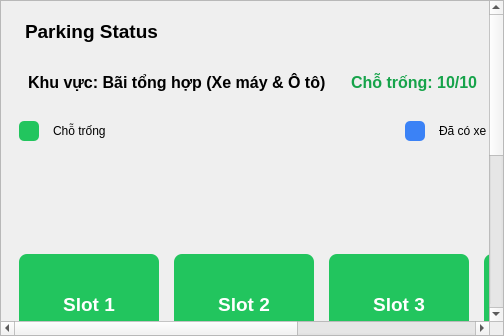
<?xml version="1.0" encoding="UTF-8"?>
<ui version="4.0">
 <class>ParkingMapPage</class>
 <widget class="QScrollArea" name="scrollParkingMap">
   <property name="widgetResizable"><bool>true</bool></property>
   <widget class="QWidget" name="ParkingMapPage">
  <property name="geometry">
   <rect>
    <x>0</x>
    <y>0</y>
    <width>800</width>
    <height>700</height>
   </rect>
  </property>
  <layout class="QVBoxLayout" name="verticalLayout">
   <item>
    <widget class="QLabel" name="lblTitle">
     <property name="text">
      <string>Parking Status</string>
     </property>
     <property name="styleSheet">
      <string>font-weight:600; font-size:14pt; padding: 10px;</string>
     </property>
    </widget>
   </item>

   <!-- Zone info -->
   <item>
    <widget class="QWidget" name="zoneInfo">
     <layout class="QHBoxLayout" name="horizontalZoneInfo">
      <item>
       <widget class="QLabel" name="lblZoneTitle">
        <property name="text">
         <string>Khu vực: Bãi tổng hợp (Xe máy &amp; Ô tô)</string>
        </property>
        <property name="styleSheet">
         <string>font-size:12pt; font-weight:500; padding: 5px;</string>
        </property>
       </widget>
      </item>
      <item>
       <widget class="QLabel" name="lblAvailableCount">
        <property name="text">
         <string>Chỗ trống: 10/10</string>
        </property>
        <property name="styleSheet">
         <string>font-size:12pt; color:#16a34a; font-weight:600; padding: 5px;</string>
        </property>
       </widget>
      </item>
      <item>
       <widget class="QPushButton" name="btnTestColor">
        <property name="text">
         <string>🧪 Test màu</string>
        </property>
        <property name="styleSheet">
         <string>padding: 5px 15px; background-color: #f97316; color: white; border-radius: 5px; font-weight:600;</string>
        </property>
       </widget>
      </item>
      <item>
       <spacer name="horizontalSpacer">
        <property name="orientation">
         <enum>Qt::Horizontal</enum>
        </property>
        <property name="sizeHint" stdset="0">
         <size>
          <width>40</width>
          <height>20</height>
         </size>
        </property>
       </spacer>
      </item>
     </layout>
    </widget>
   </item>

   <!-- Legend -->
   <item>
    <widget class="QWidget" name="legendWidget">
     <layout class="QHBoxLayout" name="horizontalLegend">
      <item>
       <widget class="QFrame" name="legendAvailable">
        <property name="styleSheet">
         <string>QFrame { background-color: #22c55e; border-radius: 5px; }</string>
        </property>
        <property name="minimumSize">
         <size>
          <width>20</width>
          <height>20</height>
         </size>
        </property>
        <property name="maximumSize">
         <size>
          <width>20</width>
          <height>20</height>
         </size>
        </property>
       </widget>
      </item>
      <item>
       <widget class="QLabel" name="lblLegendAvailable">
        <property name="text">
         <string>Chỗ trống</string>
        </property>
        <property name="styleSheet">
         <string>padding-left: 5px;</string>
        </property>
       </widget>
      </item>
      <item>
       <spacer name="horizontalSpacer_2">
        <property name="orientation">
         <enum>Qt::Horizontal</enum>
        </property>
        <property name="sizeHint" stdset="0">
         <size>
          <width>20</width>
          <height>20</height>
         </size>
        </property>
       </spacer>
      </item>
      <item>
       <widget class="QFrame" name="legendOccupied">
        <property name="styleSheet">
         <string>QFrame { background-color: #3b82f6; border-radius: 5px; }</string>
        </property>
        <property name="minimumSize">
         <size>
          <width>20</width>
          <height>20</height>
         </size>
        </property>
        <property name="maximumSize">
         <size>
          <width>20</width>
          <height>20</height>
         </size>
        </property>
       </widget>
      </item>
      <item>
       <widget class="QLabel" name="lblLegendOccupied">
        <property name="text">
         <string>Đã có xe</string>
        </property>
        <property name="styleSheet">
         <string>padding-left: 5px;</string>
        </property>
       </widget>
      </item>
      <item>
       <spacer name="horizontalSpacer_3">
        <property name="orientation">
         <enum>Qt::Horizontal</enum>
        </property>
        <property name="sizeHint" stdset="0">
         <size>
          <width>40</width>
          <height>20</height>
         </size>
        </property>
       </spacer>
      </item>
     </layout>
    </widget>
   </item>

   <!-- Parking slots container -->
   <item>
    <widget class="QWidget" name="parkingSlotsContainer">
     <property name="minimumSize">
      <size>
       <width>0</width>
       <height>500</height>
      </size>
     </property>
     <layout class="QGridLayout" name="gridParkingSlots">
      <property name="spacing">
       <number>15</number>
      </property>
      
      <!-- Row 1 -->
      <item row="0" column="0">
       <widget class="QPushButton" name="slot_1">
        <property name="text"><string>Slot 1</string></property>
        <property name="minimumSize"><size><width>140</width><height>100</height></size></property>
        <property name="styleSheet">
         <string>QPushButton { background-color: #22c55e; color: white; font-size: 14pt; font-weight: 600; border-radius: 8px; }</string>
        </property>
       </widget>
      </item>
      <item row="0" column="1">
       <widget class="QPushButton" name="slot_2">
        <property name="text"><string>Slot 2</string></property>
        <property name="minimumSize"><size><width>140</width><height>100</height></size></property>
        <property name="styleSheet">
         <string>QPushButton { background-color: #22c55e; color: white; font-size: 14pt; font-weight: 600; border-radius: 8px; }</string>
        </property>
       </widget>
      </item>
      <item row="0" column="2">
       <widget class="QPushButton" name="slot_3">
        <property name="text"><string>Slot 3</string></property>
        <property name="minimumSize"><size><width>140</width><height>100</height></size></property>
        <property name="styleSheet">
         <string>QPushButton { background-color: #22c55e; color: white; font-size: 14pt; font-weight: 600; border-radius: 8px; }</string>
        </property>
       </widget>
      </item>
      <item row="0" column="3">
       <widget class="QPushButton" name="slot_4">
        <property name="text"><string>Slot 4</string></property>
        <property name="minimumSize"><size><width>140</width><height>100</height></size></property>
        <property name="styleSheet">
         <string>QPushButton { background-color: #22c55e; color: white; font-size: 14pt; font-weight: 600; border-radius: 8px; }</string>
        </property>
       </widget>
      </item>
      <item row="0" column="4">
       <widget class="QPushButton" name="slot_5">
        <property name="text"><string>Slot 5</string></property>
        <property name="minimumSize"><size><width>140</width><height>100</height></size></property>
        <property name="styleSheet">
         <string>QPushButton { background-color: #22c55e; color: white; font-size: 14pt; font-weight: 600; border-radius: 8px; }</string>
        </property>
       </widget>
      </item>

      <!-- Row 2 -->
      <item row="1" column="0">
       <widget class="QPushButton" name="slot_6">
        <property name="text"><string>Slot 6</string></property>
        <property name="minimumSize"><size><width>140</width><height>100</height></size></property>
        <property name="styleSheet">
         <string>QPushButton { background-color: #22c55e; color: white; font-size: 14pt; font-weight: 600; border-radius: 8px; }</string>
        </property>
       </widget>
      </item>
      <item row="1" column="1">
       <widget class="QPushButton" name="slot_7">
        <property name="text"><string>Slot 7</string></property>
        <property name="minimumSize"><size><width>140</width><height>100</height></size></property>
        <property name="styleSheet">
         <string>QPushButton { background-color: #22c55e; color: white; font-size: 14pt; font-weight: 600; border-radius: 8px; }</string>
        </property>
       </widget>
      </item>
      <item row="1" column="2">
       <widget class="QPushButton" name="slot_8">
        <property name="text"><string>Slot 8</string></property>
        <property name="minimumSize"><size><width>140</width><height>100</height></size></property>
        <property name="styleSheet">
         <string>QPushButton { background-color: #22c55e; color: white; font-size: 14pt; font-weight: 600; border-radius: 8px; }</string>
        </property>
       </widget>
      </item>
      <item row="1" column="3">
       <widget class="QPushButton" name="slot_9">
        <property name="text"><string>Slot 9</string></property>
        <property name="minimumSize"><size><width>140</width><height>100</height></size></property>
        <property name="styleSheet">
         <string>QPushButton { background-color: #22c55e; color: white; font-size: 14pt; font-weight: 600; border-radius: 8px; }</string>
        </property>
       </widget>
      </item>
      <item row="1" column="4">
       <widget class="QPushButton" name="slot_10">
        <property name="text"><string>Slot 10</string></property>
        <property name="minimumSize"><size><width>140</width><height>100</height></size></property>
        <property name="styleSheet">
         <string>QPushButton { background-color: #22c55e; color: white; font-size: 14pt; font-weight: 600; border-radius: 8px; }</string>
        </property>
       </widget>
      </item>
     </layout>
    </widget>
   </item>

   <item>
    <spacer name="verticalSpacer">
     <property name="orientation">
      <enum>Qt::Vertical</enum>
     </property>
     <property name="sizeHint" stdset="0">
      <size>
       <width>20</width>
       <height>40</height>
      </size>
     </property>
    </spacer>
   </item>

  </layout>
 </widget>
 </widget>
</ui>
